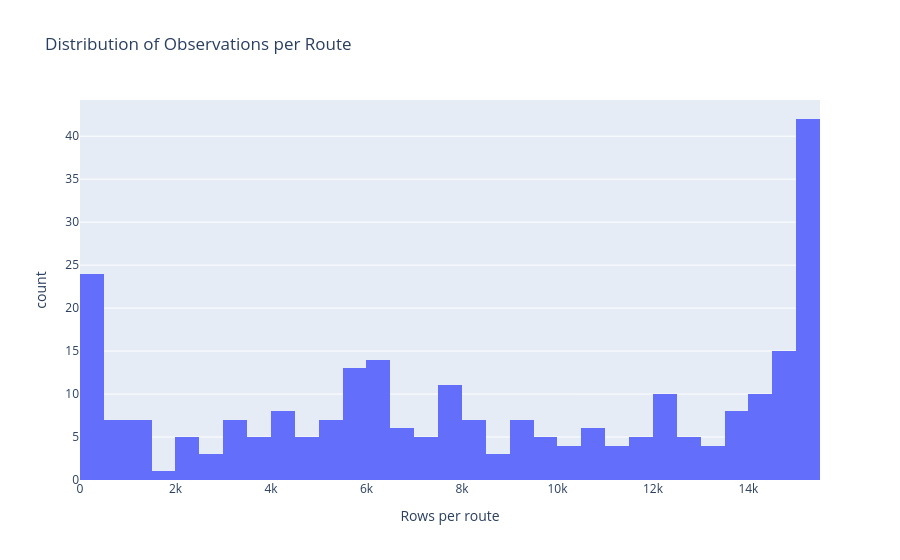

Notebook code cell kept with this figure:
### Markdown cell above
### 2.2 Route Coverage
Identifying active routes and sparse ones.

### Code cell
query = """
SELECT route_id, count(*) AS obs
FROM demand
GROUP BY route_id
ORDER BY obs DESC
"""
df_route_obs = query_to_df(query)

print(f"Active routes in demand: {df_route_obs.height}")
print("Top 10 routes by row count:")
print(df_route_obs.head(10))
print("Bottom 10 sparse routes by row count:")
print(df_route_obs.tail(10).sort("obs"))

fig_route_obs = px.histogram(
    df_route_obs.to_pandas(),
    x="obs",
    nbins=40,
    title="Distribution of Observations per Route",
    labels={"obs": "Rows per route"},
)
render_fig(fig_route_obs)

### Figure 1 — Plotly figure (JSON) as saved in the notebook; plotly's stock layout.template omitted (floating-point values rounded to 4 significant figures; data arrays with more than 128 entries replaced by an {"elided": "..."} marker saying what was removed)
{"data": [{"alignmentgroup": "True", "bingroup": "x", "hovertemplate": "Rows per route=%{x}<br>count=%{y}<extra></extra>", "legendgroup": "", "marker": {"color": "#636efa", "pattern": {"shape": ""}}, "name": "", "nbinsx": 40, "offsetgroup": "", "orientation": "v", "showlegend": false, "type": "histogram", "x": {"elided": "263 int values"}, "xaxis": "x", "yaxis": "y"}], "layout": {"barmode": "relative", "legend": {"tracegroupgap": 0}, "title": {"text": "Distribution of Observations per Route"}, "xaxis": {"anchor": "y", "domain": [0, 1], "title": {"text": "Rows per route"}}, "yaxis": {"anchor": "x", "domain": [0, 1], "title": {"text": "count"}}}}
